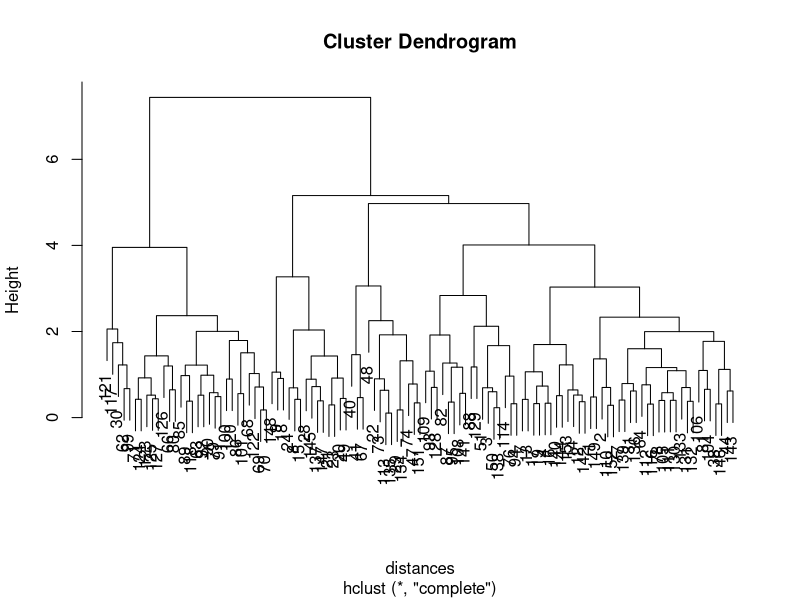
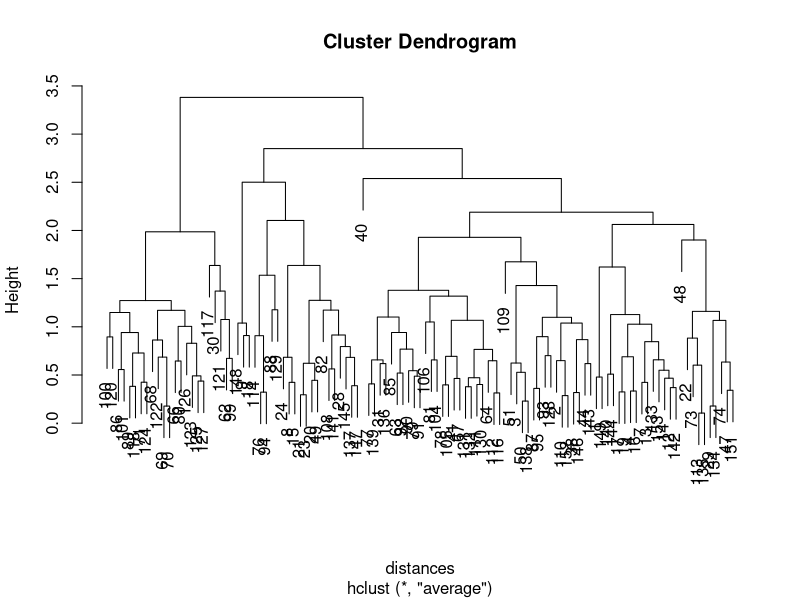
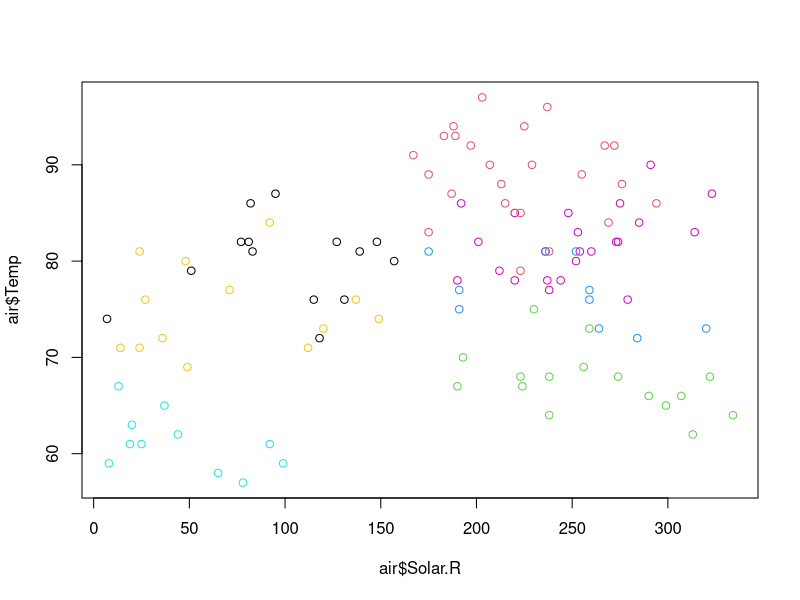

The R script that drew these images, in order:
air <- airquality
View(air)
sum(is.na(air))
air <- na.omit(air)
str(air)

data <- air[,1:4]
View(data)

m <- apply(data,2,FUN = mean)
s <- apply(data,2, FUN = sd)
z <- scale(data, center = m, scale = s)
View(z)

distances <- dist(z, method = "euclidean")
distances

hcc <- hclust(distances, method = "complete")
plot(hcc, labels = data$Month)
hca <- hclust(distances, method = "average")
plot(hca, labels = data$Month)

members_c <- cutree(hcc,7)
members_a <- cutree(hca,7)
table(members_a,members_c)

aggregate(z, list(members_c), mean)

kmc <- kmeans(z,7)
kmc
kmc$size
plot(air$Solar.R,air$Temp,col = kmc$cluster)
